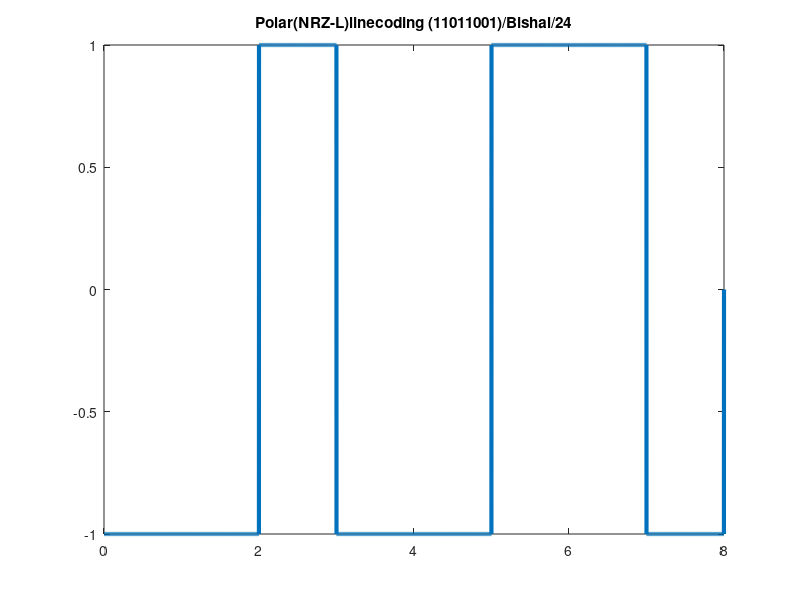

This chart was generated by the following MATLAB code:
clc;
close all;
clear all;
bits = [1 1 0 1 1 0 0 1];
bitrate = 1;
n = 1000;
T = length(bits)/bitrate;
N = n*length(bits);
dt = T/N;
t = 0:dt:T;
x = zeros(1,length(t));
for i=1:length(bits)
if bits(i)==1
x((i-1)*n+1:(i-1)*n+n/2) = -1; x((i-1)*n+n/2:i*n) = -1; else
x((i-1)*n+1:(i-1)*n+n/2) = 1; x((i-1)*n+n/2:i*n) = 1; end;
end;
plot(t, x, 'Linewidth', 3);
counter = 0;
for i = 1:length(t)
if t(i)>counter
counter = counter + 1;
if x(i)>0
result(counter) = x(i);
else result(counter) = 0;
end;
end;
end;
title('Polar(NRZ-L)linecoding (11011001)/Bishal/24');
 disp(result);
